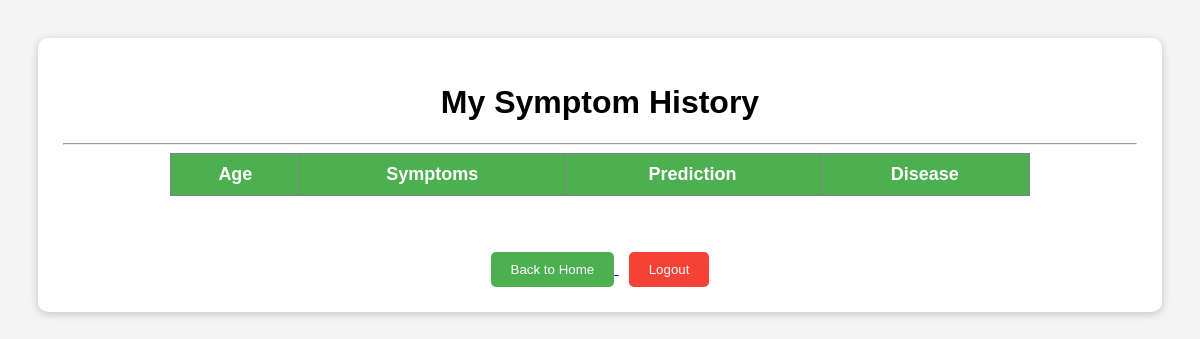
The app's page /history (signed in), older data.
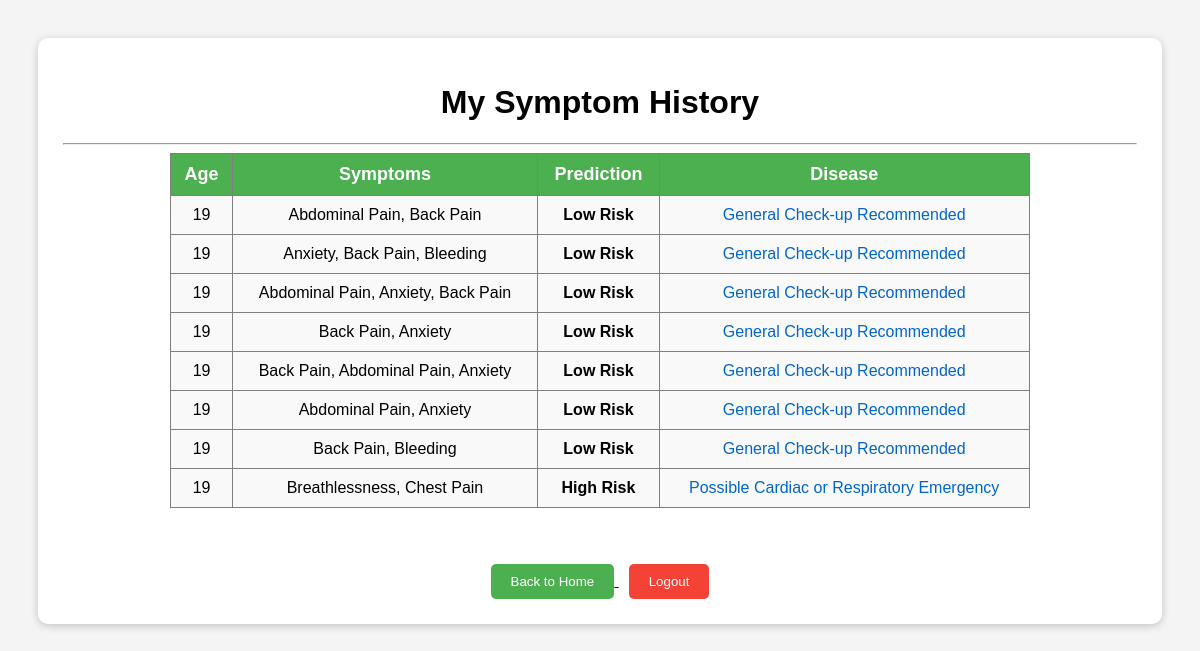
The same page, newer data.
### app.py (models this page shows)
class SymptomHistory(db.Model):
    __tablename__ = "symptom_history"
    id = db.Column(db.Integer, primary_key=True)
    username = db.Column(db.String(100), nullable=False)
    symptoms = db.Column(db.Text, nullable=False)
    prediction = db.Column(db.String(100), nullable=False)
    age = db.Column(db.Integer, nullable=False)
    disease = db.Column(db.String(200), nullable=False)

### app.py (the view)
@app.route("/history")
def history():
    username = session.get("username")
    if not username:
        return redirect(url_for("home"))
    history = SymptomHistory.query.filter_by(username=username).all()
    return render_template("history.html", history=history)

### templates/history.html (shortened to what this page needs)
<!DOCTYPE html>
<html>
<head>
</head>
<body style="font-family: Arial, sans-serif; padding: 30px; background-color: #f4f4f4;">
    <div style="background: white; padding: 25px; border-radius: 10px; box-shadow: 0 2px 8px rgba(0,0,0,0.2);">
<h1 style="text-align: center;">My Symptom History</h1>
<hr>
    <table border="1" cellpadding="10" cellspacing="0"
       style="margin: auto; width: 80%; border-collapse: collapse; text-align: center;">
        <tr style="background-color: #4CAF50; color: white; font-size: 18px;">
    <th>Age</th>
    <th>Symptoms</th>
    <th>Prediction</th>
    <th>Disease</th>
</tr>
        {% for record in history %}
        <tr style="background-color: #f9f9f9;">
            <td>{{ record.age }}</td>
            <td>{{ record.symptoms }}</td>
            <td><strong>{{ record.prediction }}</strong></td>
            <td style="color: #0066cc;">{{ record.disease }}</td>
        </tr>
        {% endfor %}
    </table>
    <br><br>
<div style="text-align: center; margin-top: 20px;">
    <a href="/" style="margin-right: 10px;">
        <button style="padding:10px 20px; background-color:#4CAF50; color:white; border:none; border-radius:5px; cursor:pointer;">
            Back to Home
        </button>
    </a>
    <a href="/logout">
        <button style="padding:10px 20px; background-color:#f44336; color:white; border:none; border-radius:5px; cursor:pointer;">
            Logout
        </button>
    </a>
</div>
    </div>
</body>
</html>

Row changes from the older to the newer data that the page shows:
added SymptomHistory: age "19", symptoms "Abdominal Pain, Back Pain", prediction "Low Risk", disease "General Check-up Recommended"
added SymptomHistory: age "19", symptoms "Anxiety, Back Pain, Bleeding", prediction "Low Risk", disease "General Check-up Recommended"
added SymptomHistory: age "19", symptoms "Abdominal Pain, Anxiety, Back Pain", prediction "Low Risk", disease "General Check-up Recommended"
added SymptomHistory: age "19", symptoms "Back Pain, Anxiety", prediction "Low Risk", disease "General Check-up Recommended"
added SymptomHistory: age "19", symptoms "Back Pain, Abdominal Pain, Anxiety", prediction "Low Risk", disease "General Check-up Recommended"
added SymptomHistory: age "19", symptoms "Abdominal Pain, Anxiety", prediction "Low Risk", disease "General Check-up Recommended"
added SymptomHistory: age "19", symptoms "Back Pain, Bleeding", prediction "Low Risk", disease "General Check-up Recommended"
added SymptomHistory: age "19", symptoms "Breathlessness, Chest Pain", prediction "High Risk", disease "Possible Cardiac or Respiratory Emergency"
